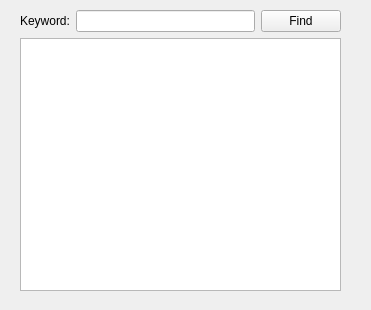
<?xml version="1.0" encoding="UTF-8"?>
<ui version="4.0">
 <class>TextFinder</class>
 <widget class="QWidget" name="TextFinder">
  <property name="geometry">
   <rect>
    <x>0</x>
    <y>0</y>
    <width>371</width>
    <height>310</height>
   </rect>
  </property>
  <property name="windowTitle">
   <string>TextFinder</string>
  </property>
  <widget class="QWidget" name="verticalLayoutWidget">
   <property name="geometry">
    <rect>
     <x>20</x>
     <y>10</y>
     <width>321</width>
     <height>281</height>
    </rect>
   </property>
   <layout class="QVBoxLayout" name="verticalLayout">
    <item>
     <layout class="QHBoxLayout" name="horizontalLayout">
      <item>
       <widget class="QLabel" name="label">
        <property name="text">
         <string>Keyword:</string>
        </property>
       </widget>
      </item>
      <item>
       <widget class="QLineEdit" name="lineEdit"/>
      </item>
      <item>
       <widget class="QPushButton" name="findButton">
        <property name="text">
         <string>Find</string>
        </property>
       </widget>
      </item>
     </layout>
    </item>
    <item>
     <widget class="QTextEdit" name="textEdit"/>
    </item>
   </layout>
  </widget>
 </widget>
 <resources/>
 <connections/>
</ui>
